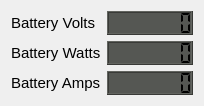
   <widget class="QWidget" name="layoutWidget">
    <property name="geometry">
     <rect>
      <x>358</x>
      <y>676</y>
      <width>190</width>
      <height>91</height>
     </rect>
    </property>
    <layout class="QGridLayout" name="gridLayout_2">
     <item row="0" column="0">
      <widget class="QLabel" name="Battery_Volts_label">
       <property name="font">
        <font>
         <pointsize>11</pointsize>
        </font>
       </property>
       <property name="styleSheet">
        <string notr="true">color: rgb(0, 0, 0);</string>
       </property>
       <property name="text">
        <string>Battery Volts</string>
       </property>
      </widget>
     </item>
     <item row="0" column="1">
      <widget class="QLCDNumber" name="Battery_Volts_LCD">
       <property name="minimumSize">
        <size>
         <width>86</width>
         <height>24</height>
        </size>
       </property>
       <property name="font">
        <font>
         <pointsize>11</pointsize>
         <weight>50</weight>
         <bold>false</bold>
         <kerning>true</kerning>
        </font>
       </property>
       <property name="styleSheet">
        <string notr="true">background-color: rgb(85, 87, 83);</string>
       </property>
       <property name="lineWidth">
        <number>1</number>
       </property>
       <property name="smallDecimalPoint">
        <bool>false</bool>
       </property>
       <property name="digitCount">
        <number>7</number>
       </property>
       <property name="segmentStyle">
        <enum>QLCDNumber::Flat</enum>
       </property>
       <property name="value" stdset="0">
        <double>0.000000000000000</double>
       </property>
      </widget>
     </item>
     <item row="1" column="0">
      <widget class="QLabel" name="Battery_Watts_label">
       <property name="font">
        <font>
         <pointsize>11</pointsize>
        </font>
       </property>
       <property name="styleSheet">
        <string notr="true">color: rgb(0, 0, 0);</string>
       </property>
       <property name="text">
        <string>Battery Watts</string>
       </property>
      </widget>
     </item>
     <item row="1" column="1">
      <widget class="QLCDNumber" name="Battery_Watts_LCD">
       <property name="minimumSize">
        <size>
         <width>86</width>
         <height>24</height>
        </size>
       </property>
       <property name="font">
        <font>
         <pointsize>11</pointsize>
         <weight>50</weight>
         <bold>false</bold>
        </font>
       </property>
       <property name="styleSheet">
        <string notr="true">background-color: rgb(85, 87, 83);</string>
       </property>
       <property name="digitCount">
        <number>7</number>
       </property>
       <property name="segmentStyle">
        <enum>QLCDNumber::Flat</enum>
       </property>
       <property name="value" stdset="0">
        <double>0.000000000000000</double>
       </property>
      </widget>
     </item>
     <item row="2" column="0">
      <widget class="QLabel" name="Battery_Amps_label">
       <property name="minimumSize">
        <size>
         <width>86</width>
         <height>24</height>
        </size>
       </property>
       <property name="font">
        <font>
         <pointsize>11</pointsize>
        </font>
       </property>
       <property name="styleSheet">
        <string notr="true">color: rgb(0, 0, 0);</string>
       </property>
       <property name="text">
        <string>Battery Amps</string>
       </property>
      </widget>
     </item>
     <item row="2" column="1">
      <widget class="QLCDNumber" name="Battery_Amps_LCD">
       <property name="minimumSize">
        <size>
         <width>86</width>
         <height>24</height>
        </size>
       </property>
       <property name="font">
        <font>
         <pointsize>11</pointsize>
         <weight>50</weight>
         <bold>false</bold>
        </font>
       </property>
       <property name="styleSheet">
        <string notr="true">background-color: rgb(85, 87, 83);</string>
       </property>
       <property name="digitCount">
        <number>7</number>
       </property>
       <property name="segmentStyle">
        <enum>QLCDNumber::Flat</enum>
       </property>
       <property name="value" stdset="0">
        <double>0.000000000000000</double>
       </property>
      </widget>
     </item>
    </layout>
    <zorder>Battery_Volts_label</zorder>
    <zorder>Battery_Volts_LCD</zorder>
    <zorder>Battery_Watts_label</zorder>
    <zorder>Battery_Watts_LCD</zorder>
    <zorder>Battery_Amps_LCD</zorder>
    <zorder>Battery_Amps_label</zorder>
   </widget>
